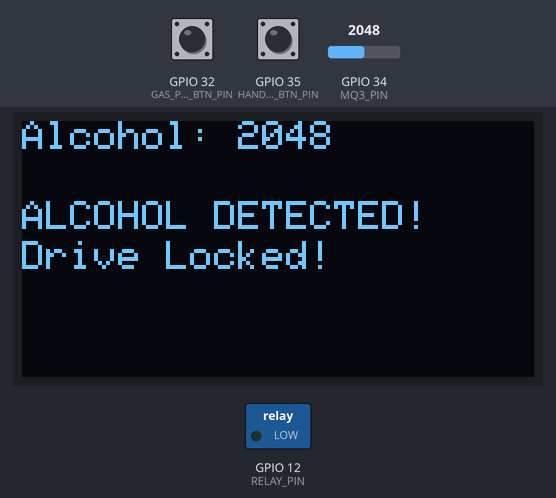
Bench run of a sketch on a simulated ESP32. On the bench: 128×64 one-colour display, switched loads named in the sketch (green lamp = pin HIGH). The test bench sets the inputs (shaded band); at power-on: GPIO 34 (MQ3_PIN) = 2048, GPIO 32 (GAS_PEDAL_BTN_PIN) HIGH, GPIO 35 (HANDBRAKE_BTN_PIN) HIGH.

Above: at 3.2 s.
3.3 s: GPIO 34 (MQ3_PIN) set to 1633
At 4.4 s:
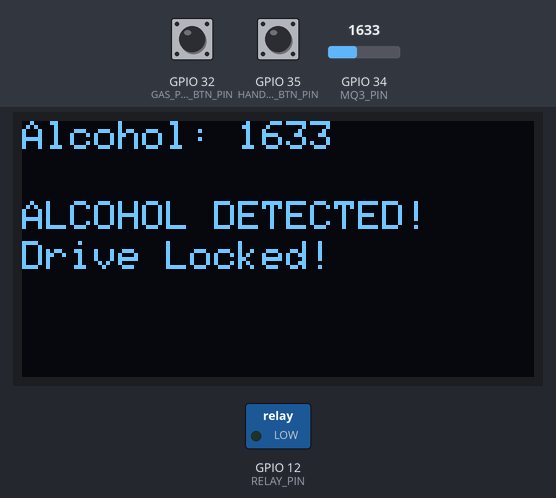
4.8 s: GPIO 34 (MQ3_PIN) set to 1568
At 6.0 s:
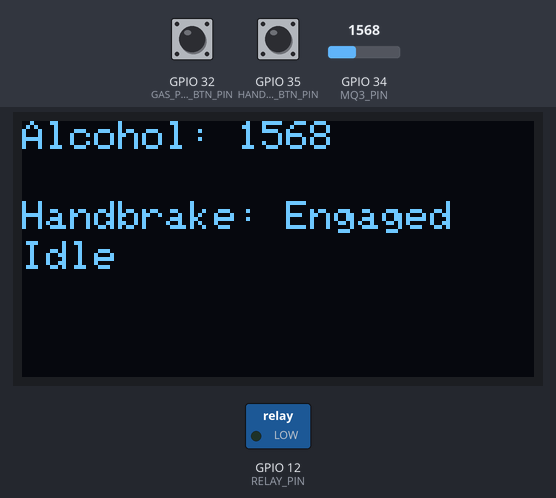
6.3 s: GPIO 32 (GAS_PEDAL_BTN_PIN) pulled LOW for 0.15 s
At 6.47 s:
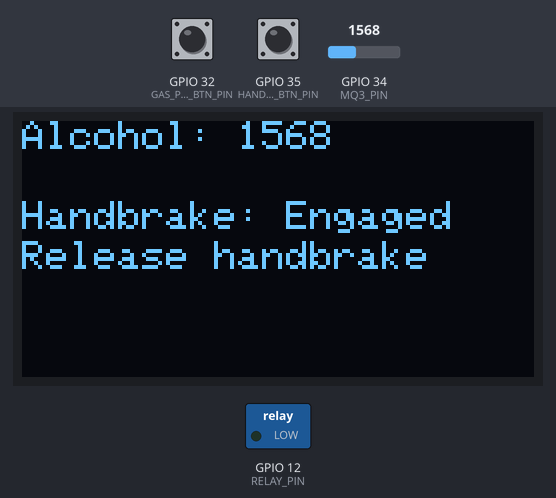
8.0 s: GPIO 35 (HANDBRAKE_BTN_PIN) pulled LOW for 0.15 s
At 9.0 s:
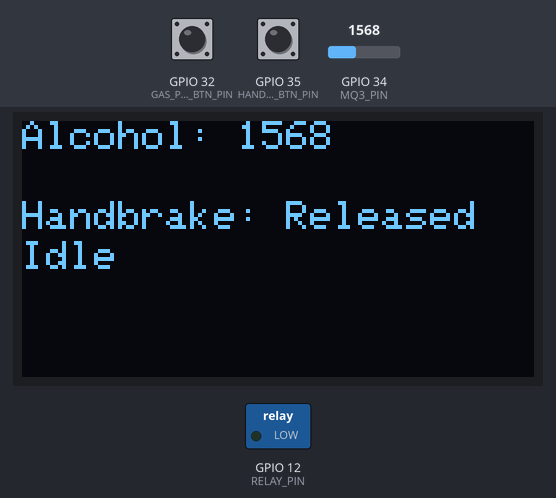
9.6 s: GPIO 32 (GAS_PEDAL_BTN_PIN) pulled LOW for 1 s
At 10.4 s:
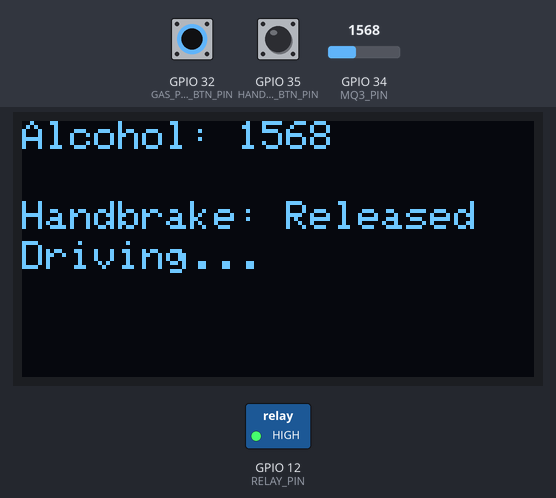
12.1 s: GPIO 32 (GAS_PEDAL_BTN_PIN) pulled LOW for 3.2 s
At 15.9 s:
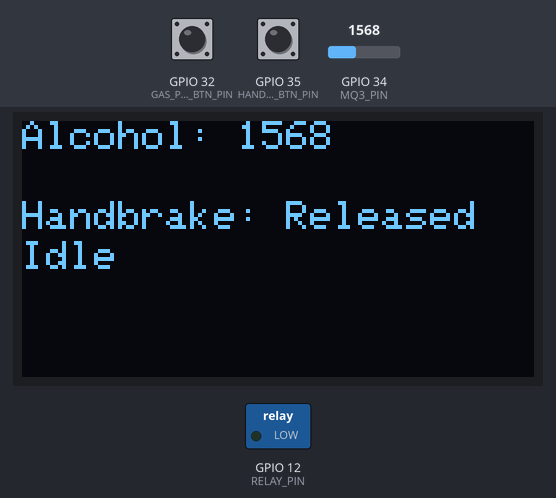
Timing chart, 0 to 17.4 s (numbered marks = the images above; inputs shaded):
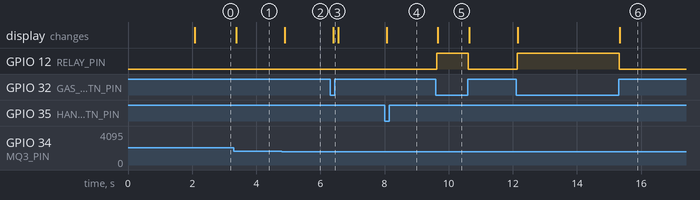

Measured:
- the behaviour switches between 1601 and 1600 on GPIO 34 (MQ3_PIN) (found by bisection; images 1 and 2)
- after the input at 3.3 s, the display: changes after 0.07 s (image 1)
- after the input at 4.8 s, the display: changes after 0.08 s (image 2)
- after the input at 6.3 s, the display: changes after 0.10 s (image 3)
- after the input at 8.0 s, the display: changes after 0.07 s (image 4)
- after the input at 9.6 s, GPIO 12 (RELAY_PIN): LOW → HIGH at once, → LOW 0.98 s later; the display: changes after 0.06 s (image 5)
- after the input at 12.1 s, GPIO 12 (RELAY_PIN): LOW → HIGH at once, → LOW 3.2 s later; the display: first changes after 0.06 s (image 6 shows a later state)

The sketch:

ACTUAL-PROTOTYPE-CODE.ino
```cpp
#include <Wire.h> // Library for I2C communication, used by OLED display
#include <Adafruit_GFX.h> // Core graphics library for OLED
#include <Adafruit_SSD1306.h> // OLED display driver library

// OLED display configuration constants
#define SCREEN_WIDTH 128 // OLED width, in pixels
#define SCREEN_HEIGHT 64 // OLED height, in pixels
#define OLED_RESET -1 // Reset pin # (or -1 if sharing Arduino reset pin)
Adafruit_SSD1306 display(SCREEN_WIDTH, SCREEN_HEIGHT, &Wire, OLED_RESET); // Create display object

// Pin assignments for hardware components
#define MQ3_PIN 34 // Analog pin connected to MQ3 alcohol sensor output
#define RELAY_PIN 12 // Digital output pin controlling relay for motor power
#define HANDBRAKE_BTN_PIN 35 // Digital input pin connected to handbrake push-button switch
#define GAS_PEDAL_BTN_PIN 32 // Digital input pin connected to gas pedal push-button switch

// Threshold for alcohol detection
#define ALCOHOL_THRESHOLD 1600 // Sensor reading above this value means alcohol detected

// Variables to track system states and input debouncing
bool alcoholDetected = false; // True if alcohol sensor reading exceeds threshold
bool handbrakeReleased = false; // True if handbrake is considered released, false if engaged
bool prevHandbrakeBtn = false; // Stores previous reading of handbrake button for edge detection

unsigned long lastDebounceTime = 0; // Time when the handbrake button was last toggled
const unsigned long debounceDelay = 200; // Debounce time to avoid multiple triggers (milliseconds)

void setup() {
  // Initialize the OLED display with I2C address 0x3C
  if (!display.begin(SSD1306_SWITCHCAPVCC, 0x3C)) {
    // If the display fails to initialize, stop the program here
    while (true);
  }

  // Clear the OLED display buffer
  display.clearDisplay();

  // Set text size to normal (1)
  display.setTextSize(1);

  // Set text color to white (pixel on)
  display.setTextColor(SSD1306_WHITE);

  // Position the cursor to the top-left corner
  display.setCursor(0, 0);

  // Print initialization message on display buffer
  display.println("Initializing System...");

  // Send buffer to the physical OLED display
  display.display();

  // Pause 2 seconds to show the message
  delay(2000);

  // Configure the relay control pin as an output pin
  pinMode(RELAY_PIN, OUTPUT);

  // Configure handbrake button pin as input with internal pull-up resistor enabled
  // This means button is normally HIGH, goes LOW when pressed
  pinMode(HANDBRAKE_BTN_PIN, INPUT_PULLUP);

  // Configure gas pedal button pin similarly as input with internal pull-up resistor
  pinMode(GAS_PEDAL_BTN_PIN, INPUT_PULLUP);

  // Start with the motor turned OFF (relay LOW)
  digitalWrite(RELAY_PIN, LOW);
}

void loop() {
  // Read the analog value from the MQ3 sensor (range 0-4095 on ESP32)
  int alcoholLevel = analogRead(MQ3_PIN);

  // Determine if alcohol level exceeds threshold, update flag accordingly
  alcoholDetected = alcoholLevel > ALCOHOL_THRESHOLD;

  // Read handbrake button state; pressed = LOW (because of pull-up resistor)
  bool handbrakeBtnPressed = digitalRead(HANDBRAKE_BTN_PIN) == LOW;

  // Read gas pedal button state; pressed = LOW
  bool gasPedalPressed = digitalRead(GAS_PEDAL_BTN_PIN) == LOW;

  // Debounce and handle handbrake button toggle:
  // - Check if button is currently pressed AND was not pressed before (rising edge)
  // - Check that debounce delay time has passed since last toggle
  if (handbrakeBtnPressed && !prevHandbrakeBtn && (millis() - lastDebounceTime > debounceDelay)) {
    // Update the debounce timer to current time
    lastDebounceTime = millis();

    // Only allow toggling handbrake if no alcohol detected
    if (!alcoholDetected) {
      // Flip the handbrake state between engaged and released
      handbrakeReleased = !handbrakeReleased;
    }
  }

  // Save current handbrake button state for edge detection next iteration
  prevHandbrakeBtn = handbrakeBtnPressed;

  // If alcohol is detected, force handbrake to engaged (not released)
  if (alcoholDetected) {
    handbrakeReleased = false;
  }

  // Determine if motor should be active:
  // Motor only runs if:
  // - Handbrake is released (not engaged)
  // - Gas pedal button is pressed
  // - No alcohol detected
  bool motorActive = handbrakeReleased && gasPedalPressed && !alcoholDetected;

  // Set relay pin HIGH to power motor ON, LOW to power motor OFF
  digitalWrite(RELAY_PIN, motorActive ? HIGH : LOW);

  // Start updating the OLED display for user feedback
  display.clearDisplay();

  // Display the current alcohol sensor reading on the top-left
  display.setCursor(0, 0);
  display.print("Alcohol: ");
  display.println(alcoholLevel);

  // If alcohol detected, show warning messages
  if (alcoholDetected) {
    display.setCursor(0, 20);
    display.println("ALCOHOL DETECTED!");
    display.setCursor(0, 30);
    display.println("Drive Locked!");
  } else {
    // If no alcohol, display handbrake status
    display.setCursor(0, 20);
    display.print("Handbrake: ");
    display.println(handbrakeReleased ? "Released" : "Engaged");

    // Show driving status or instructions based on inputs
    display.setCursor(0, 30);
    if (motorActive) {
      display.println("Driving...");
    } else if (gasPedalPressed && !handbrakeReleased) {
      display.println("Release handbrake");
    } else {
      display.println("Idle");
    }
  }

  // Push the updated display buffer to the OLED screen
  display.display();

  // Small delay for system stability and to reduce display flicker
  delay(50);
}
```
